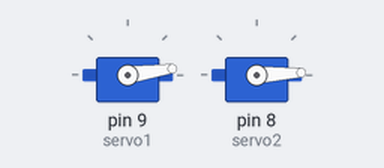
Simulated run of this sketch. Board: Arduino Uno, built with avr-gcc and run on an emulated ATmega328P. Parts: 2 × servo.

Above: at 0.05 s.
At 0.2 s:
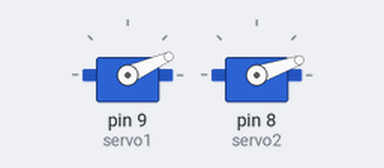
At 0.35 s:
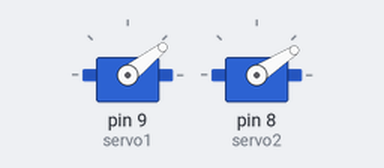
At 0.55 s:
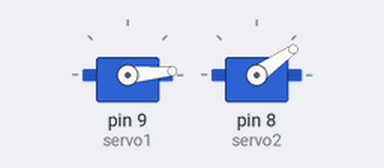
Timing chart, 0 to 3.0 s (numbered marks = the images above):
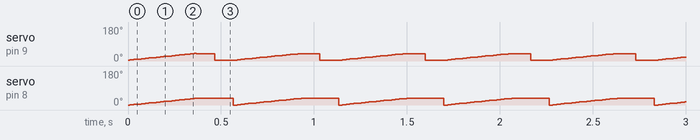

Measured:
- by itself, servo on pin 8 (servo2): ramps from 0° to 35° and jumps back, once every 0.57 s

The sketch:

fishcar.ino
```cpp
#include <Servo.h>

Servo servo1;
Servo servo2;

int pos1 = 40;
double i = 0;

void setup() {
  servo1.attach(9);
  servo2.attach(8);
}


void loop() {
  for(i = 5; i <= pos1; i++){
    servo1.write(i);
    servo2.write((i - 5) * 1);
    delay(10);
  }
    for(i = 38; i <= 5; i--){
    servo1.write(i);
    servo2.write((i - 5) * 1);
    delay(10);
  }
  servo1.write(38);
  servo2.write(35);
  delay(100);
  servo1.write(5);
  delay(100);

//servo2.write(35);
//servo1.write(40);
//delay(400);
//servo2.write(0);
//servo1.write(5);
//delay(400);
}
```
